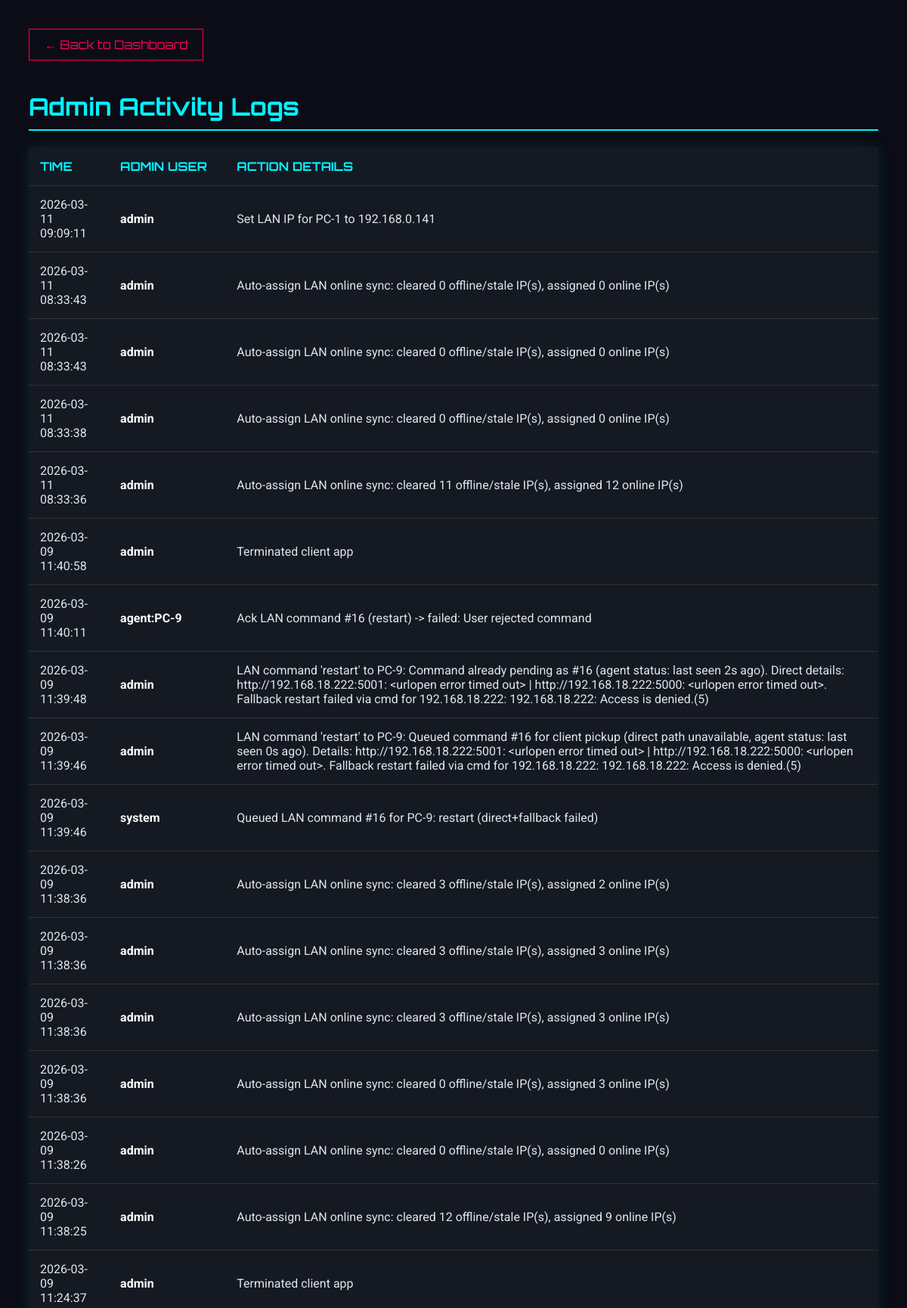
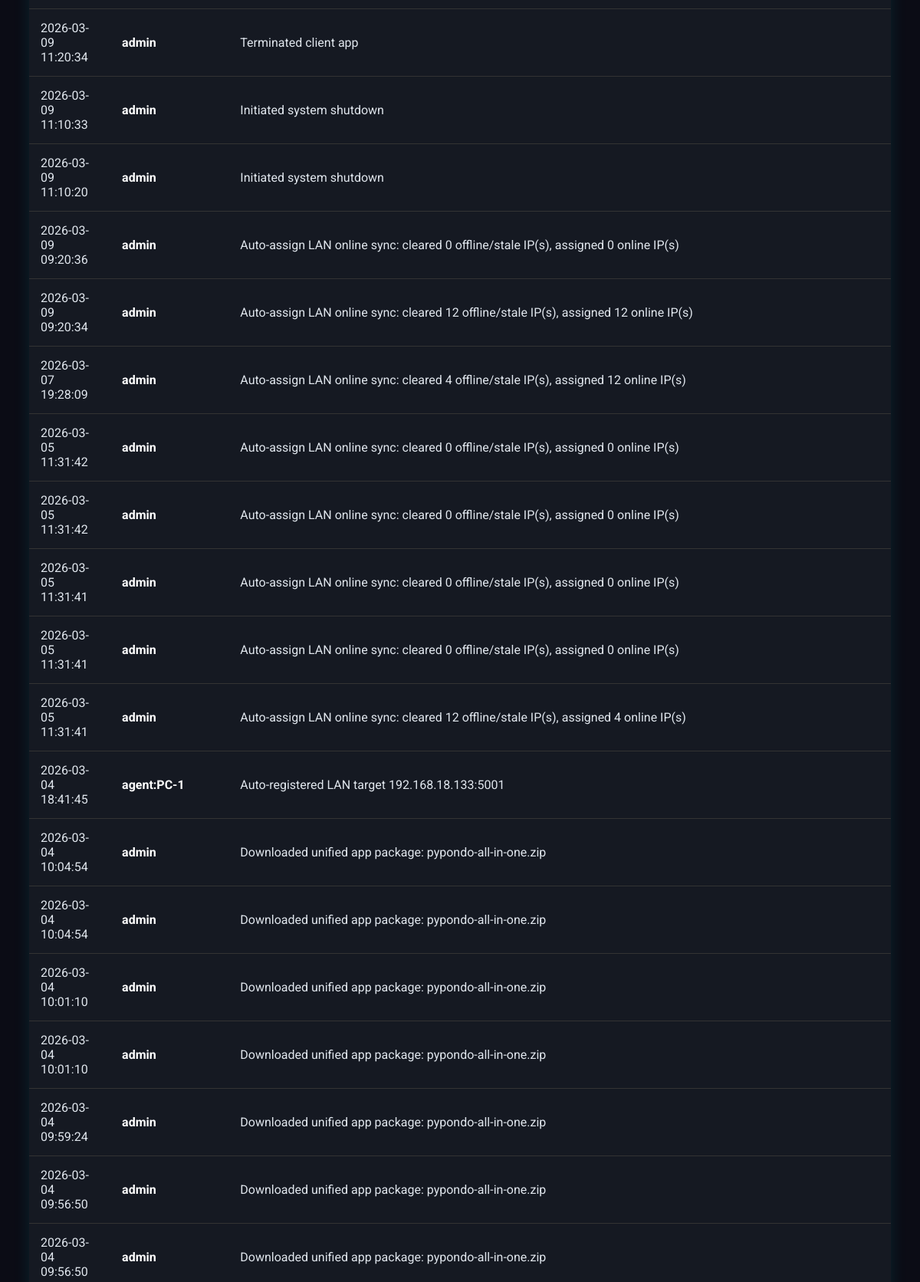
The app's page /logs (signed in, upper part) with its own data (2 pictures, top to bottom).
### app.py (models this page shows)
class AdminLog(db.Model):
    id = db.Column(db.Integer, primary_key=True)
    admin_name = db.Column(db.String(80))
    action = db.Column(db.String(255))
    timestamp = db.Column(db.DateTime, default=datetime.now)

### app.py (the view)
@app.route('/logs')
@login_required
def view_logs():
    if not current_user.is_admin: return redirect(url_for('index'))
    logs = AdminLog.query.order_by(AdminLog.timestamp.desc()).all()
    return render_template('logs.html', logs=logs)

### app.py (called while the page is built, shortened)
@login_manager.user_loader
def load_user(user_id):
    return db.session.get(User, int(user_id))

@app.before_request
def bootstrap_schema():
    if not getattr(app, "_schema_ready", False):
        db.create_all()
        ensure_pc_lan_ip_column()
        ensure_booking_date_column()
        ensure_session_last_charged_at_column()
        app._schema_ready = True

def start_periodic_billing():
    global _billing_thread_started
    if _billing_thread_started:
        return

@app.before_request
def ensure_billing_started():
    start_periodic_billing()

### templates/logs.html (shortened to what this page needs)
<!DOCTYPE html>
<html lang="en">
<head>
</head>
<body>
    <a href="/" class="back-btn">← Back to Dashboard</a>
    <h1>Admin Activity Logs</h1>
    <table>
        <thead>
            <tr>
                <th>Time</th>
                <th>Admin User</th>
                <th>Action Details</th>
            </tr>
        </thead>
        <tbody>
            {% for log in logs %}
            <tr>
                <td>{{ log.timestamp.strftime('%Y-%m-%d %H:%M:%S') }}</td>
                <td style="font-weight: bold; color: white;">{{ log.admin_name }}</td>
                <td>{{ log.action }}</td>
            </tr>
            {% else %}
            <tr>
                <td colspan="3" style="text-align:center; color:#666;">No logs found.</td>
            </tr>
            {% endfor %}
        </tbody>
    </table>
</body>
</html>

### templates/logs.html (style rules this page uses)
body { background-color: #0b0c15; color: #e0e6ed; font-family: 'Roboto', sans-serif; padding: 30px; }
h1 { font-family: 'Orbitron', sans-serif; color: #00f3ff; border-bottom: 2px solid #00f3ff; padding-bottom: 10px; }
table { width: 100%; border-collapse: collapse; background: #151922; margin-top: 20px; box-shadow: 0 0 20px rgba(0, 243, 255, 0.1); }
th, td { padding: 15px; text-align: left; border-bottom: 1px solid #333; }
th { color: #00f3ff; text-transform: uppercase; font-family: 'Orbitron', sans-serif; }
.back-btn { display: inline-block; margin-bottom: 20px; color: #ff0055; text-decoration: none; border: 1px solid #ff0055; padding: 10px 20px; font-family: 'Orbitron', sans-serif; }

### records on screen
AdminLog: timestamp "2026-03-11 09:09:11", admin_name "admin", action "Set LAN IP for PC-1 to 192.168.0.141"
AdminLog: timestamp "2026-03-11 08:33:43", admin_name "admin", action "Auto-assign LAN online sync: cleared 0 offline/stale IP(s), assigned 0 online IP(s)"
AdminLog: timestamp "2026-03-11 08:33:43", admin_name "admin", action "Auto-assign LAN online sync: cleared 0 offline/stale IP(s), assigned 0 online IP(s)"
AdminLog: timestamp "2026-03-11 08:33:38", admin_name "admin", action "Auto-assign LAN online sync: cleared 0 offline/stale IP(s), assigned 0 online IP(s)"
AdminLog: timestamp "2026-03-11 08:33:36", admin_name "admin", action "Auto-assign LAN online sync: cleared 11 offline/stale IP(s), assigned 12 online IP(s)"
AdminLog: timestamp "2026-03-09 11:40:58", admin_name "admin", action "Terminated client app"
AdminLog: timestamp "2026-03-09 11:40:11", admin_name "agent:PC-9", action "Ack LAN command #16 (restart) -> failed: User rejected command"
AdminLog: timestamp "2026-03-09 11:39:48", admin_name "admin", action "LAN command 'restart' to PC-9: Command already pending as #16 (agent status: last seen 2s ago). Direct details: http://192.168.18.222:5001: <urlopen error timed out> | http://192.168.18.222:5000: <urlopen error timed out>. Fallback restart failed via cmd for 192.168.18.222: 192.168.18.222: Access is denied.(5)"
AdminLog: timestamp "2026-03-09 11:39:46", admin_name "admin", action "LAN command 'restart' to PC-9: Queued command #16 for client pickup (direct path unavailable, agent status: last seen 0s ago). Details: http://192.168.18.222:5001: <urlopen error timed out> | http://192.168.18.222:5000: <urlopen error timed out>. Fallback restart failed via cmd for 192.168.18.222: 192.168.18.222: Access is denied.(5)"
AdminLog: timestamp "2026-03-09 11:39:46", admin_name "system", action "Queued LAN command #16 for PC-9: restart (direct+fallback failed)"
AdminLog: timestamp "2026-03-09 11:38:36", admin_name "admin", action "Auto-assign LAN online sync: cleared 3 offline/stale IP(s), assigned 2 online IP(s)"
AdminLog: timestamp "2026-03-09 11:38:36", admin_name "admin", action "Auto-assign LAN online sync: cleared 3 offline/stale IP(s), assigned 3 online IP(s)"
AdminLog: timestamp "2026-03-09 11:38:36", admin_name "admin", action "Auto-assign LAN online sync: cleared 3 offline/stale IP(s), assigned 3 online IP(s)"
AdminLog: timestamp "2026-03-09 11:38:36", admin_name "admin", action "Auto-assign LAN online sync: cleared 0 offline/stale IP(s), assigned 3 online IP(s)"
AdminLog: timestamp "2026-03-09 11:38:26", admin_name "admin", action "Auto-assign LAN online sync: cleared 0 offline/stale IP(s), assigned 0 online IP(s)"
AdminLog: timestamp "2026-03-09 11:38:25", admin_name "admin", action "Auto-assign LAN online sync: cleared 12 offline/stale IP(s), assigned 9 online IP(s)"
AdminLog: timestamp "2026-03-09 11:24:37", admin_name "admin", action "Terminated client app"
AdminLog: timestamp "2026-03-09 11:20:34", admin_name "admin", action "Terminated client app"
AdminLog: timestamp "2026-03-09 11:10:33", admin_name "admin", action "Initiated system shutdown"
AdminLog: timestamp "2026-03-09 11:10:20", admin_name "admin", action "Initiated system shutdown"
AdminLog: timestamp "2026-03-09 09:20:36", admin_name "admin", action "Auto-assign LAN online sync: cleared 0 offline/stale IP(s), assigned 0 online IP(s)"
AdminLog: timestamp "2026-03-09 09:20:34", admin_name "admin", action "Auto-assign LAN online sync: cleared 12 offline/stale IP(s), assigned 12 online IP(s)"
AdminLog: timestamp "2026-03-07 19:28:09", admin_name "admin", action "Auto-assign LAN online sync: cleared 4 offline/stale IP(s), assigned 12 online IP(s)"
AdminLog: timestamp "2026-03-05 11:31:42", admin_name "admin", action "Auto-assign LAN online sync: cleared 0 offline/stale IP(s), assigned 0 online IP(s)"
AdminLog: timestamp "2026-03-05 11:31:42", admin_name "admin", action "Auto-assign LAN online sync: cleared 0 offline/stale IP(s), assigned 0 online IP(s)"
AdminLog: timestamp "2026-03-05 11:31:41", admin_name "admin", action "Auto-assign LAN online sync: cleared 0 offline/stale IP(s), assigned 0 online IP(s)"
AdminLog: timestamp "2026-03-05 11:31:41", admin_name "admin", action "Auto-assign LAN online sync: cleared 0 offline/stale IP(s), assigned 0 online IP(s)"
AdminLog: timestamp "2026-03-05 11:31:41", admin_name "admin", action "Auto-assign LAN online sync: cleared 12 offline/stale IP(s), assigned 4 online IP(s)"
AdminLog: timestamp "2026-03-04 18:41:45", admin_name "agent:PC-1", action "Auto-registered LAN target 192.168.18.133:5001"
AdminLog: timestamp "2026-03-04 10:04:54", admin_name "admin", action "Downloaded unified app package: pypondo-all-in-one.zip"
AdminLog: timestamp "2026-03-04 10:04:54", admin_name "admin", action "Downloaded unified app package: pypondo-all-in-one.zip"
AdminLog: timestamp "2026-03-04 10:01:10", admin_name "admin", action "Downloaded unified app package: pypondo-all-in-one.zip"
AdminLog: timestamp "2026-03-04 10:01:10", admin_name "admin", action "Downloaded unified app package: pypondo-all-in-one.zip"
AdminLog: timestamp "2026-03-04 09:59:24", admin_name "admin", action "Downloaded unified app package: pypondo-all-in-one.zip"
AdminLog: timestamp "2026-03-04 09:56:50", admin_name "admin", action "Downloaded unified app package: pypondo-all-in-one.zip"
AdminLog: timestamp "2026-03-04 09:56:50", admin_name "admin", action "Downloaded unified app package: pypondo-all-in-one.zip"
